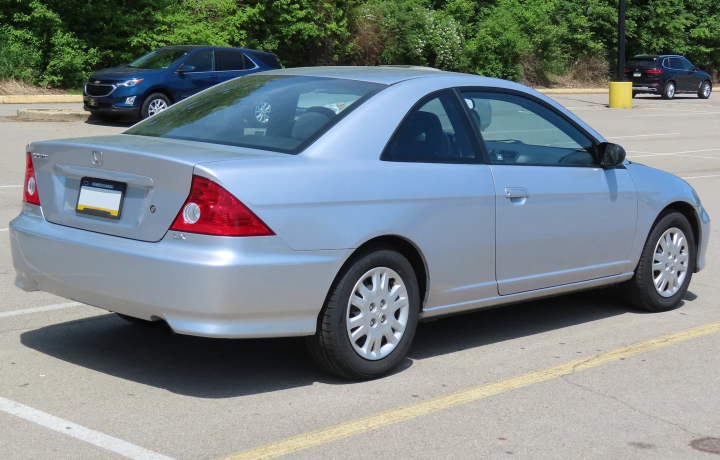
#> input picture honda-civic-coupe-2005/comparisons/field-rear-2005-photo.webp, 1440 x 920 px (shown at 1/2 size)
$ python rear_classes.py ../../../honda-civic-coupe-2005/comparisons/field-rear-2005-photo.webp ../../../honda-civic-coupe-2005/comparisons/brochure-blue-model.webp
#> lines starting #> are read from the running program, lines starting #| are printed output that depends on the picture; after the words box and inside, x2 and y2 are one past the last pixel; in counts of white or black regions, pixels touching at a corner belong together
"""Colour classes of Honda's rear frame 28 (Boost Blue 360 render), for cutting the rear face.

Run: venv/bin/python rear_classes.py <28.jpg> <out prefix>
Classes (cleaned with small openings/closings): paint (blue), red (lamp lenses, bumper strips, pinstripe),
clear (reverse-lamp lenses, chrome, badges: bright and unsaturated), dark (black trim, vents, diffuser, wing,
tyres). Writes <prefix>-<class>.png masks at the frame's resolution and <prefix>-classes.png for checking.
"""
import sys
import numpy as np
import cv2

img = cv2.imread(sys.argv[1]); prefix = sys.argv[2]
#> further down, img is the input picture: shape (920, 1440, 3); mean B, G, R 133.6, 131.2, 121.3
hsv = cv2.cvtColor(img, cv2.COLOR_BGR2HSV).astype(float)
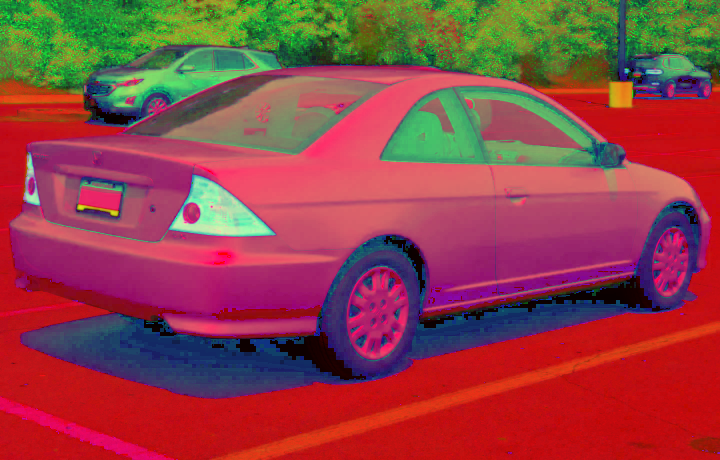
#> hsv: shape (920, 1440, 3) float64 (shown at 1/2 size); mean B, G, R 69.7, 65.2, 144.7
H, S, V = hsv[..., 0] * 2, hsv[..., 1] / 255, hsv[..., 2] / 255
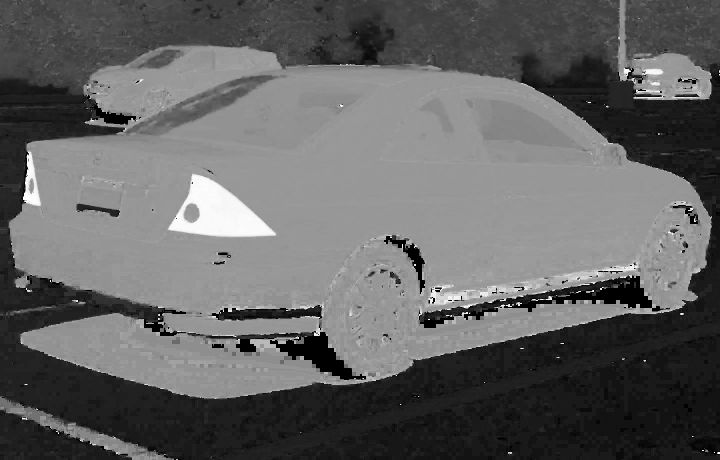
#> H: shape (920, 1440) float64 (shown at 1/2 size); min 0, max 358, mean 139.4; drawn with min black and max white
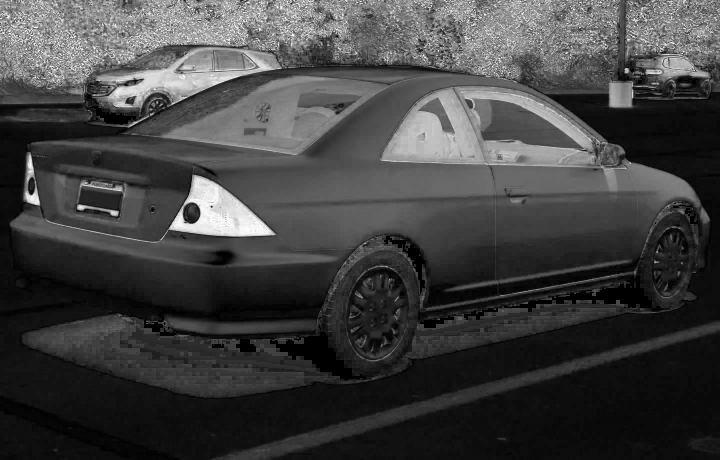
#> S: shape (920, 1440) float64 (shown at 1/2 size); min 0, max 1, mean 0.256
car = ~((V > 0.93) & (S < 0.06))                        # white studio background
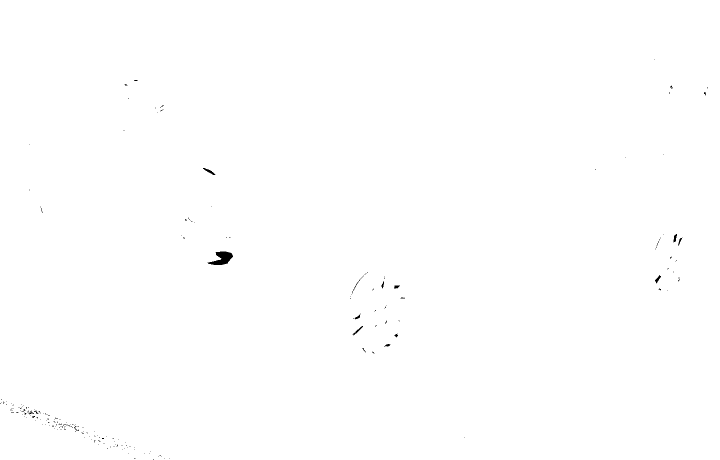
#> car: shape (920, 1440) bool (shown at 1/2 size); 99.8% white; 221 black regions (207 under 20 px), largest, box (x1, y1, x2, y2) and area: (415, 503, 466, 530) 761, (406, 336, 431, 350) 106, (1310, 550, 1322, 567) 78
paint = car & (H > 190) & (H < 230) & (S > 0.45) & (V > 0.25)
#> paint: shape (920, 1440) bool; 6.3% white; 335 white regions (303 under 20 px), largest, box (x1, y1, x2, y2) and area: (760, 172, 1191, 335) 31667, (324, 152, 782, 310) 29267, (195, 94, 552, 214) 12512
red = car & ((H < 15) | (H > 340)) & (S > 0.45) & (V > 0.25)
#> red: shape (920, 1440) bool; 1% white; 8 white regions (5 under 20 px), largest, box (x1, y1, x2, y2) and area: (339, 351, 547, 471) 12241, (48, 306, 79, 409) 1217, (1293, 139, 1323, 148) 179
clear = car & (S < 0.18) & (V > 0.55) & ~paint
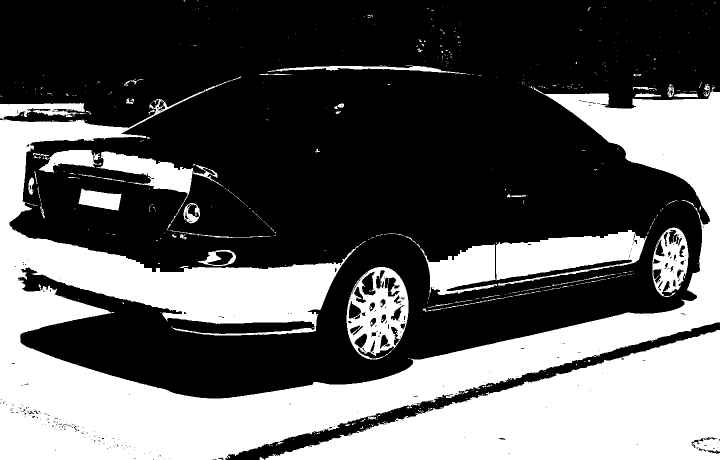
#> clear: shape (920, 1440) bool (shown at 1/2 size); 37% white; 525 white regions (455 under 20 px), largest, box (x1, y1, x2, y2) and area: (0, 153, 1440, 920) 297169, (530, 660, 1440, 920) 120590, (992, 460, 1294, 573) 18764
dark = car & (V < 0.30) & ~red & ~paint
#> dark: shape (920, 1440) bool; 21.8% white; 1750 white regions (1607 under 20 px), largest, box (x1, y1, x2, y2) and area: (79, 402, 1402, 792) 132726, (453, 0, 1440, 200) 73530, (0, 0, 436, 254) 47243
k = lambda r: cv2.getStructuringElement(cv2.MORPH_ELLIPSE, (r, r))
def clean(m, o=3, c=5):
#> called with o = 3, c = 5
    m = cv2.morphologyEx(m.astype(np.uint8), cv2.MORPH_CLOSE, k(c))
#> m: shape (920, 1440); values 0 (black) and 1 (white), 6.6% white; 173 white regions (154 under 20 px), largest, box (x1, y1, x2, y2) and area: (759, 172, 1191, 335) 33390, (324, 152, 782, 310) 30443, (195, 94, 552, 214) 13510
    return cv2.morphologyEx(m, cv2.MORPH_OPEN, k(o)) > 0
#> returned value: shape (920, 1440) bool; 6.5% white; 40 white regions (21 under 20 px), largest, box (x1, y1, x2, y2) and area: (760, 172, 1185, 335) 33052, (325, 152, 770, 310) 30326, (195, 94, 552, 214) 13442
out = {'paint': clean(paint), 'red': clean(red, 3, 3), 'clear': clean(clear, 3, 3), 'dark': clean(dark, 3, 7)}
#> in clean (call 2), `m = cv2.morphologyEx(m.astype(np.uint8), cv2.MORPH_CLOSE, k(c))`: m: shape (920, 1440); values 0 (black) and 1 (white), 1% white; 6 white regions (2 under 20 px), largest, box (x1, y1, x2, y2) and area: (339, 351, 547, 471) 12261, (48, 306, 79, 409) 1219, (1293, 139, 1323, 148) 185, (1249, 138, 1257, 144) 37
#> in clean (call 2), `return cv2.morphologyEx(m, cv2.MORPH_OPEN, k(o)) > 0`: returned value: shape (920, 1440) bool; 1% white; 5 white regions, box (x1, y1, x2, y2) and area: (339, 351, 547, 471) 12247, (48, 375, 79, 409) 615, (51, 307, 68, 370) 581, (1293, 139, 1323, 148) 183, (1250, 138, 1257, 144) 31
#> in clean (call 3), `m = cv2.morphologyEx(m.astype(np.uint8), cv2.MORPH_CLOSE, k(c))`: m: shape (920, 1440); values 0 (black) and 1 (white), 37.2% white; 432 white regions (374 under 20 px), largest, box (x1, y1, x2, y2) and area: (0, 153, 1440, 920) 302156, (530, 660, 1440, 920) 120977, (810, 460, 1294, 590) 28474
#> in clean (call 3), `return cv2.morphologyEx(m, cv2.MORPH_OPEN, k(o)) > 0`: returned value: shape (920, 1440) bool; 36.8% white; 123 white regions (76 under 20 px), largest, box (x1, y1, x2, y2) and area: (0, 182, 1440, 920) 301151, (530, 660, 1440, 920) 120877, (849, 460, 1294, 590) 27498
#> call 4 of clean, with o = 3, c = 7
#> in clean (call 4), `m = cv2.morphologyEx(m.astype(np.uint8), cv2.MORPH_CLOSE, k(c))`: m: shape (920, 1440); values 0 (black) and 1 (white), 25.7% white; 290 white regions (241 under 20 px), largest, box (x1, y1, x2, y2) and area: (0, 0, 1440, 254) 177525, (67, 402, 1402, 792) 137634, (921, 173, 1251, 339) 6106
#> in clean (call 4), `return cv2.morphologyEx(m, cv2.MORPH_OPEN, k(o)) > 0`:
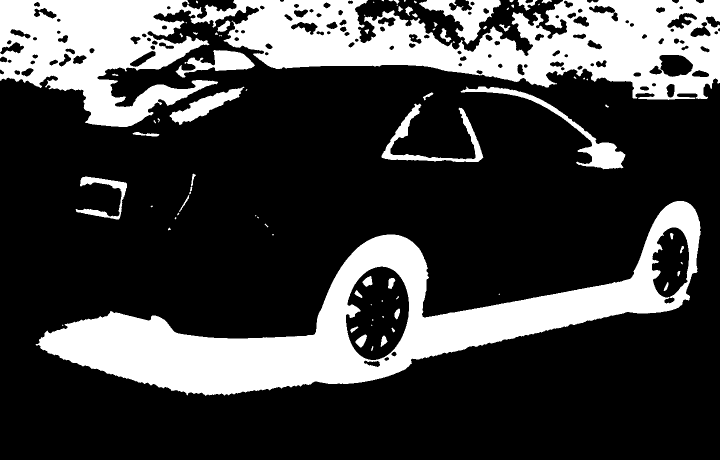
#> returned value: shape (920, 1440) bool (shown at 1/2 size); 25.5% white; 84 white regions (37 under 20 px), largest, box (x1, y1, x2, y2) and area: (0, 0, 1440, 254) 170635, (71, 402, 1402, 792) 137516, (921, 173, 1251, 339) 6082
vis = np.full(img.shape, 255, np.uint8)
for name, col in (('dark', (40, 40, 40)), ('paint', (200, 120, 30)), ('red', (30, 30, 220)), ('clear', (200, 200, 200))):
    vis[out[name]] = col
    cv2.imwrite(f'{prefix}-{name}.png', out[name].astype(np.uint8) * 255)
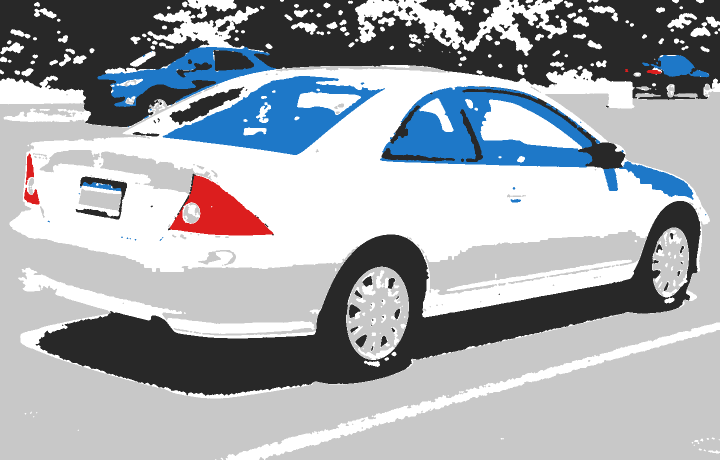
#> vis: shape (920, 1440, 3) (shown at 1/2 size); mean of channels 0, 1, 2 174.5, 169.3, 165.4; drawn as B, G, R
cv2.imwrite(f'{prefix}-classes.png', vis)
print({k: int(v.sum()) for k, v in out.items()})
#| {'paint': 86161, 'red': 13657, 'clear': 488069, 'dark': 337977}
